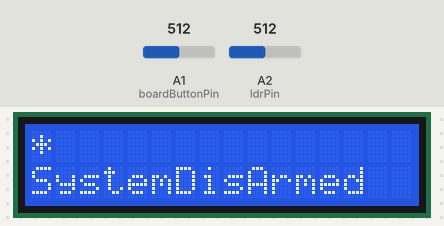
The sketch below on a simulated Arduino Uno, built with avr-gcc and run on an emulated ATmega328P. On the bench: 16×2 character LCD. The inputs (shaded band) are chosen by the test bench; at power-on: A2 (ldrPin) = 512, A1 (boardButtonPin) = 512. What the sketch prints to the serial monitor is not drawn.

Above: at 1.2 s.
1.3 s: A2 (ldrPin) set to 330
At 2.26 s:
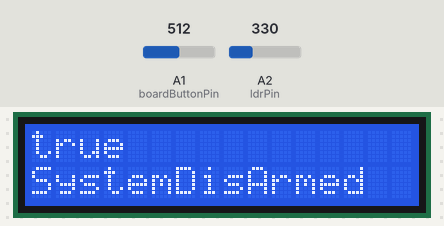
3.9 s: A1 (boardButtonPin) set to 496
6.9 s: A1 (boardButtonPin) set to 481
At 7.61 s:
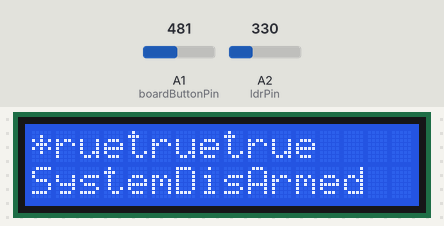
9.7 s: A2 (ldrPin) set to 212
11.2 s: A2 (ldrPin) set to 192
At 12.27 s:
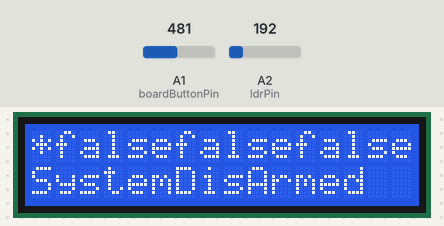
13.1 s: A1 (boardButtonPin) set to 511
At 13.66 s:
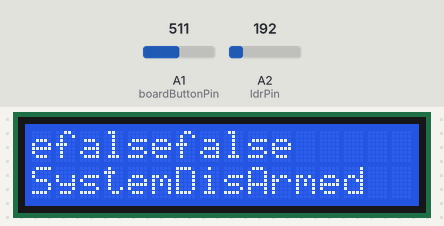

The sketch:

ArduinoCodePrakticumEE21_opdracht5.ino
```cpp
#include <Bounce2.h>
#include "init.h"
#include <LiquidCrystal.h>
#include <Timer.h>

Timer timer;
Bounce debouncer = Bounce();
boolean statusCode = false;
void setup()
{
  int tickEvent = timer.every(100,readStateMachine);
  Serial.begin(9600);
  lcd.begin(16, 2);
}

void loop()
{
  timer.update();
  debouncer.update();

  if (checkTheLight())
  {
    lcd.print("true");
  }
  else
  {
    lcd.print("false");
  }
}
void readStateMachine()
{

  int waarde = checkValue(analogRead(boardButtonPin));
  if (waarde > 0)
  {
    lcd.clear();
  }
  printCode(ingevuldeCode);
  updateSateMachine(statusCode);
  statusCode = false;
  if (readCode(waarde,&ingevuldeCode[0])) // controleer of de code ingevuld is
  {
    if( controleerCode(&ingevuldeCode[0],juisteCode)) // controleer of de code juist is.
    {
      statusCode = true;
    }
    cleanCodeArray(&ingevuldeCode[0]); // verwijder de ingevulde code.
  }

}
```

LDRhandling.ino
```cpp
boolean checkTheLight()
{
  // return true is dark
  // return false is light.
  static unsigned long lastMillis = 0;
  int ldrValue = avgValue(analogRead(ldrPin));
  Serial.print(ldrValue);
  Serial.print("---");
  Serial.println(lastMillis);
  if (ldrValue < (200)) //setpoint - hysteresis
  {
    if (( millis() - lastMillis) >= 1000)
    {
      lastMillis = millis();
      lcd.print("true");
      return true;
    }
  }
  else if (ldrValue > (400)) //setpoint + hysteresis
  {
    lastMillis = millis();
    lcd.print("false");
    return false;
  }

}
```

avgCaluclation.ino
```cpp
int avgValue(int Value)
{
  const int ARRAY_SIZE = 10;
  static int readings[ARRAY_SIZE] = {0,0,0,0,0,0,0,0,0}; // the readings from the analog input
  static int index = 0;                                  // the index of the current reading
  static int total = 0;                                  // the running total
  static int average = 0;                                // the average

  // subtract the last reading:
  total -= readings[index];
  // read from the sensor:
  readings[index] = Value;
  // add the reading to the total:
  total += readings[index];
  // advance to the next position in the array:
  index++;

  if (index >= ARRAY_SIZE)
  {
    index = 0;
  }

  average = total / ARRAY_SIZE;
  delay (1);
  return average;
}
```

codeCheck.ino
```cpp
 int checkValue(int waarde)
{
  if ( waarde > ( 1023- 25)  && waarde < (1023 + 25))
  {
    return 1023;
  }
  else if ( waarde > ( 513- 25)  && waarde < (513 + 25))
  {
    return 513;
  }
  else if ( waarde > ( 340- 25)  && waarde < (340 + 25))
  {
    return 340;
  }
  else if ( waarde > ( 254- 25)  && waarde < (254 + 25))
  {
    return 254;
  }
  else if ( waarde > ( 0- 25)  && waarde < (0 + 25))
  {
    return 0;
  }
  return -99;
}

boolean readCode(int waarde, int *code)
{

  static boolean ingevuld = false;
  static int index = 0;

  if ((waarde > 0) && (ingevuld == false))
  {
    ingevuld = true;
    code[index]=waarde;
    if (index < 3)
    {
      index++;
    }
    else if ( index >= 3 )
    {
      Serial.print("Code is ingevuld en is: ");
      index = 0;
      return true;
    }
  }
  if (waarde == 0)
  {
    ingevuld = false;
  }
  return false;
}

boolean controleerCode(int *code, const int correctCode[])
{
  if (correctCode[0] == code[0] && correctCode[1] == code[1] && correctCode[2] == code[2] && correctCode[3] == code[3] )
  {
    return true;
  }
  else
  {
    return false;
  }
}

void cleanCodeArray(int *code)
{
  for (int i=0; i<4; i++)// clean up the array;
  {
    code[i] = 0;
  }
}
```

init.h
```cpp
#include <arduino.h>
#include <LiquidCrystal.h>

// arduino.h must be included to understand LOW and HIGH and A0

#ifndef INIT_H
#define INIT_H


// constants voor display besturing
const int d4 = 4;
const int d5 = 5;
const int d6 = 6;
const int d7 = 7;
const int rs = 8;
const int e  = 9;

LiquidCrystal lcd(rs,e,d4,d5,d6,d7);

//not used digital pins
const int Pin1 = 1;
const int Pin2 = 2;
const int Pin3 = 3;
const int Pin10 = 10;
const int Pin11 = 11;
const int LED_PIN = 12;
const int Pin13 =13;

// analoge pins
const int lcdButtonPin = A0;
const int boardButtonPin = A1;
const int ldrPin  =  A2;

typedef enum buttons
{
  BUTTON1 = 1023,
  BUTTON2 = 513,
  BUTTON3 = 340,
  BUTTON4 = 254
};

typedef enum States
{
  SystemDisArmed,
  SystemArmed,
  SystemIdle,
  AlarmActivated
};
//LDR vars
const int setpoint = 200;
const int hysteresis = 100;

//Code vars
const int juisteCode[] = { BUTTON2,BUTTON2,BUTTON3,BUTTON3 };
int ingevuldeCode[4];
#endif INIT_H
```

stateMachine.ino
```cpp
void updateSateMachine( boolean statusCode )
{
  static States _states;          // _states mag niet terug naar 0 springen tijdens aanroep van de functie. maar moet zijn vorige waarde vast houden
//  Serial.print("State is:");
//  Serial.print(_states);
//  Serial.print("------Code Status is ");
//  Serial.println(statusCode);
  switch ( _states )
  {
  case SystemDisArmed :
    printSystemState("SystemDisArmed  ");
    if (statusCode)
    {
      _states = SystemIdle;
    }
    break;

  case SystemArmed:
    printSystemState("SystemArmed     ");
    if (statusCode)
    {
      _states = SystemDisArmed;
    }
    break;

  case  SystemIdle:
    printSystemState("SystemIdle      ");
    if (statusCode)
    {
      _states = SystemDisArmed;
    }
    break;

  case AlarmActivated:
   printSystemState("AlarmActivated  ");
    break;

  }
}
```

Lcd.ino
```cpp
void printCode(int code[])
{
  lcd.setCursor(0,0);
  if(code[0] > 0) lcd.print("*");
  if(code[1] > 0) lcd.print("*");
  if(code[2] > 0) lcd.print("*");
  if(code[3] > 0) lcd.print("*");
}

void printSystemState(String state)
{
  lcd.setCursor(0,1);
  lcd.print(state);
}
```

Measured:
- the behaviour switches between 489 and 488 on A1 (boardButtonPin) (found by bisection; images 1 and 2)
- the behaviour switches between 200 and 199 on A2 (ldrPin) (found by bisection; images 2 and 3)
- after the input at 1.3 s, the display: first changes after 0.13 s (image 1 shows a later state)
- after the input at 6.9 s, the display: changes after 0.10 s (image 2)
- after the input at 11.2 s, the display: first differs from a run without the input after 0.27 s (image 3)
- what the display in image 2 shows lasts 0.4 s, from 7.4 s to 7.8 s
